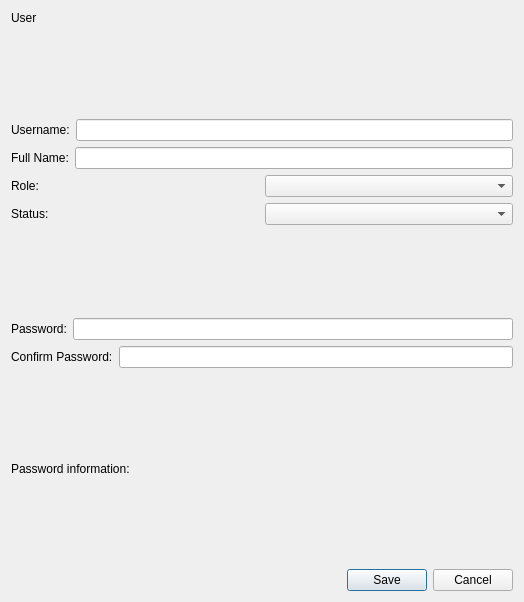
<?xml version="1.0" encoding="UTF-8"?>
<ui version="4.0">
 <class>UserDialog</class>
 <widget class="QDialog" name="UserDialog">
  <property name="geometry">
   <rect>
    <x>0</x>
    <y>0</y>
    <width>524</width>
    <height>602</height>
   </rect>
  </property>
  <property name="windowTitle">
   <string>User Dialog</string>
  </property>
  <layout class="QVBoxLayout" name="verticalLayout">
   <item>
    <widget class="QLabel" name="lblTitle">
     <property name="text">
      <string>User</string>
     </property>
    </widget>
   </item>
   <item>
    <spacer name="verticalSpacer">
     <property name="orientation">
      <enum>Qt::Orientation::Vertical</enum>
     </property>
     <property name="sizeHint" stdset="0">
      <size>
       <width>20</width>
       <height>74</height>
      </size>
     </property>
    </spacer>
   </item>
   <item>
    <layout class="QHBoxLayout" name="horizontalLayout">
     <item>
      <widget class="QLabel" name="lblUsername">
       <property name="text">
        <string>Username:</string>
       </property>
      </widget>
     </item>
     <item>
      <widget class="QLineEdit" name="txtUsername"/>
     </item>
    </layout>
   </item>
   <item>
    <layout class="QHBoxLayout" name="horizontalLayout_2">
     <item>
      <widget class="QLabel" name="lblFullName">
       <property name="text">
        <string>Full Name:</string>
       </property>
      </widget>
     </item>
     <item>
      <widget class="QLineEdit" name="txtFullName"/>
     </item>
    </layout>
   </item>
   <item>
    <layout class="QHBoxLayout" name="horizontalLayout_3">
     <item>
      <widget class="QLabel" name="lblRole">
       <property name="text">
        <string>Role:</string>
       </property>
      </widget>
     </item>
     <item>
      <widget class="QComboBox" name="cmbRole"/>
     </item>
    </layout>
   </item>
   <item>
    <layout class="QHBoxLayout" name="horizontalLayout_4">
     <item>
      <widget class="QLabel" name="lblStatus">
       <property name="text">
        <string>Status:</string>
       </property>
      </widget>
     </item>
     <item>
      <widget class="QComboBox" name="cmbStatus"/>
     </item>
    </layout>
   </item>
   <item>
    <spacer name="verticalSpacer_2">
     <property name="orientation">
      <enum>Qt::Orientation::Vertical</enum>
     </property>
     <property name="sizeHint" stdset="0">
      <size>
       <width>20</width>
       <height>75</height>
      </size>
     </property>
    </spacer>
   </item>
   <item>
    <layout class="QHBoxLayout" name="horizontalLayout_5">
     <item>
      <widget class="QLabel" name="lblPassword">
       <property name="text">
        <string>Password:</string>
       </property>
      </widget>
     </item>
     <item>
      <widget class="QLineEdit" name="txtPassword">
       <property name="echoMode">
        <enum>QLineEdit::EchoMode::Password</enum>
       </property>
      </widget>
     </item>
    </layout>
   </item>
   <item>
    <layout class="QHBoxLayout" name="horizontalLayout_6">
     <item>
      <widget class="QLabel" name="lblConfirmPassword">
       <property name="text">
        <string>Confirm Password:</string>
       </property>
      </widget>
     </item>
     <item>
      <widget class="QLineEdit" name="txtConfirmPassword">
       <property name="echoMode">
        <enum>QLineEdit::EchoMode::Password</enum>
       </property>
      </widget>
     </item>
    </layout>
   </item>
   <item>
    <spacer name="verticalSpacer_3">
     <property name="orientation">
      <enum>Qt::Orientation::Vertical</enum>
     </property>
     <property name="sizeHint" stdset="0">
      <size>
       <width>20</width>
       <height>74</height>
      </size>
     </property>
    </spacer>
   </item>
   <item>
    <widget class="QLabel" name="lblPasswordHint">
     <property name="text">
      <string>Password information:</string>
     </property>
    </widget>
   </item>
   <item>
    <spacer name="verticalSpacer_4">
     <property name="orientation">
      <enum>Qt::Orientation::Vertical</enum>
     </property>
     <property name="sizeHint" stdset="0">
      <size>
       <width>20</width>
       <height>51</height>
      </size>
     </property>
    </spacer>
   </item>
   <item>
    <widget class="QDialogButtonBox" name="buttonBox">
     <property name="orientation">
      <enum>Qt::Orientation::Horizontal</enum>
     </property>
     <property name="standardButtons">
      <set>QDialogButtonBox::StandardButton::Cancel|QDialogButtonBox::StandardButton::Save</set>
     </property>
    </widget>
   </item>
  </layout>
 </widget>
 <resources/>
 <connections>
  <connection>
   <sender>buttonBox</sender>
   <signal>accepted()</signal>
   <receiver>UserDialog</receiver>
   <slot>accept()</slot>
   <hints>
    <hint type="sourcelabel">
     <x>248</x>
     <y>254</y>
    </hint>
    <hint type="destinationlabel">
     <x>157</x>
     <y>274</y>
    </hint>
   </hints>
  </connection>
  <connection>
   <sender>buttonBox</sender>
   <signal>rejected()</signal>
   <receiver>UserDialog</receiver>
   <slot>reject()</slot>
   <hints>
    <hint type="sourcelabel">
     <x>316</x>
     <y>260</y>
    </hint>
    <hint type="destinationlabel">
     <x>286</x>
     <y>274</y>
    </hint>
   </hints>
  </connection>
 </connections>
</ui>
